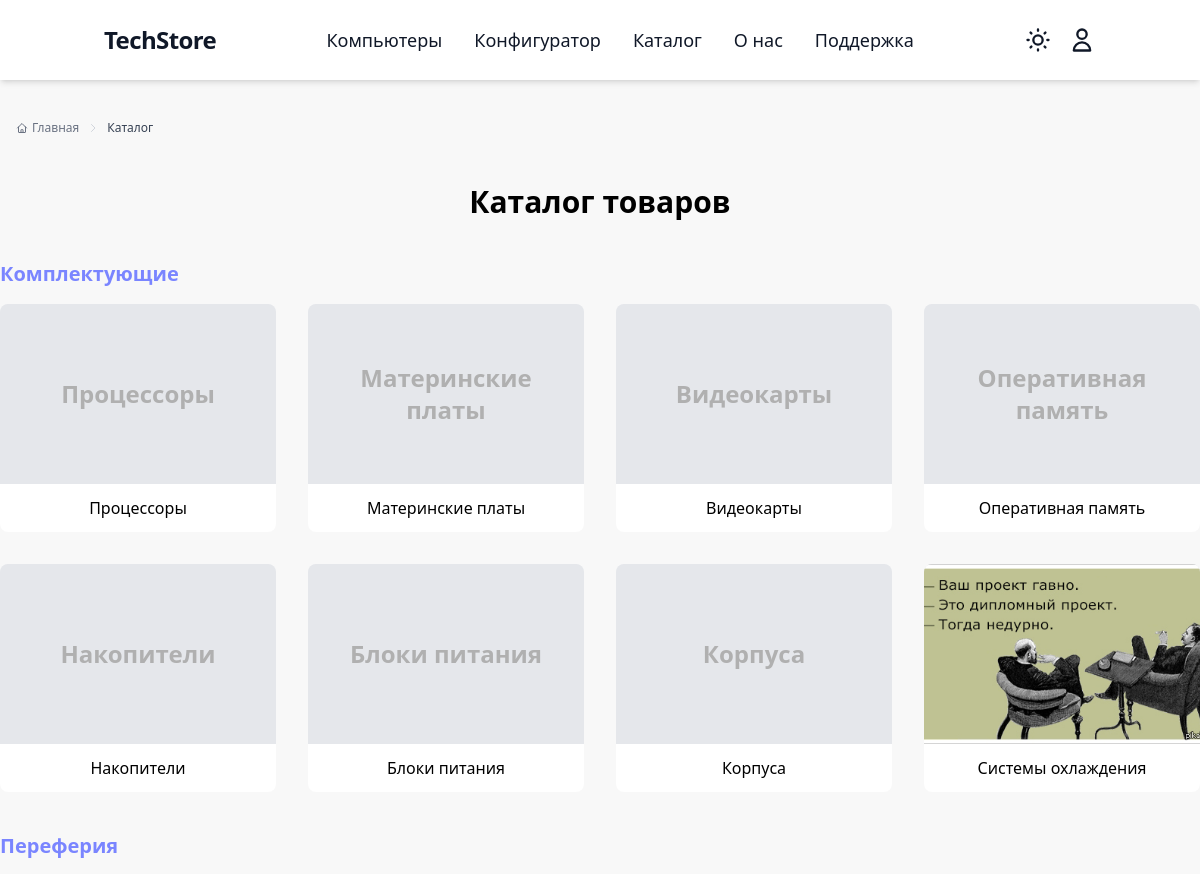
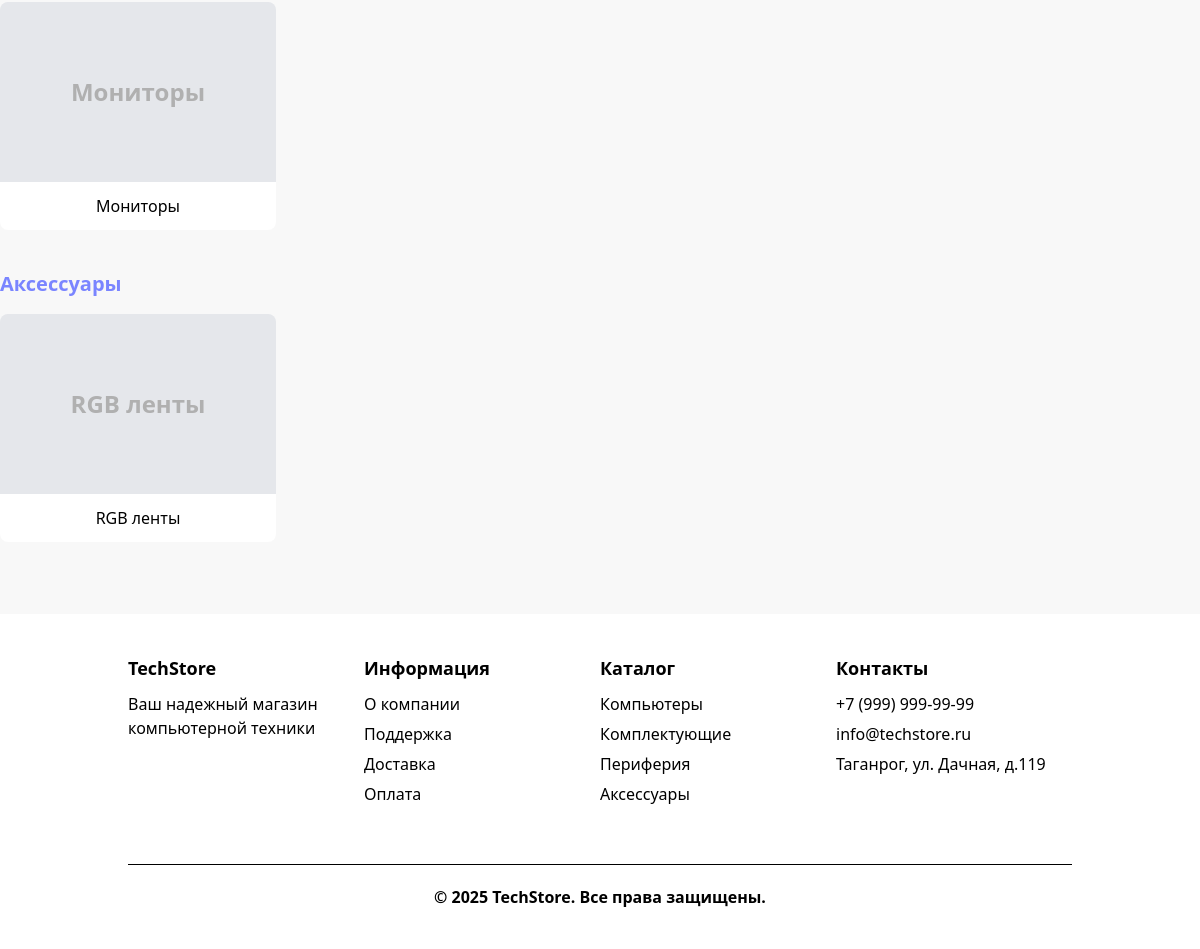
Page /catalog/ on the committed database (2 pictures, top to bottom).
### store/models.py (models this page shows, shortened)
class ProductLine(models.Model):
    name = models.CharField('Название', max_length=100, unique=True)
    slug = models.SlugField('URL', max_length=100, unique=True)
    image = models.ImageField('Изображение', upload_to='product_lines/', blank=True, null=True)
    class Meta:
        verbose_name = 'Раздел'
        verbose_name_plural = 'Разделы'

class Category(models.Model):
    product_line = models.ForeignKey(
        ProductLine,
        on_delete=models.CASCADE,
        related_name='categories'
    )
    name = models.CharField('Название', max_length=100)
    slug = models.SlugField('URL', max_length=100, unique=True)
    image = models.ImageField('Изображение', upload_to='categories/', blank=True, null=True)
    PROTECTED_SLUGS = [
        'videokarta', 'processor', 'motherboard', 'storage',
        'case', 'ram', 'cooling', 'psu'
    ]
    class Meta:
        verbose_name = 'Категория'
        verbose_name_plural = 'Категории'
        unique_together = ('product_line', 'name')

### store/views.py (the view)
# urls.py: path('catalog/', include('store.urls')),
def catalog(request):
    product_lines = ProductLine.objects.all()
    return render(request, 'store/catalog.html', {'product_lines': product_lines})

### store/templates/store/catalog.html
{% extends 'base.html' %}
{% block content %}
<div class="max-w-7xl mx-auto px-4 pt-10 pb-2">
  <nav class="flex items-center flex-wrap text-xs text-gray-500 dark:text-gray-400">
    <a href="{% url 'core:index' %}" class="hover:text-[#7a85ff] transition-colors flex items-center">
      <svg class="w-3 h-3 mr-1" fill="none" stroke="currentColor" viewBox="0 0 24 24">
        <path stroke-linecap="round" stroke-linejoin="round" stroke-width="2" d="M3 12l2-2m0 0l7-7 7 7M5 10v10a1 1 0 001 1h3m10-11l2 2m-2-2v10a1 1 0 01-1 1h-3m-6 0a1 1 0 001-1v-4a1 1 0 011-1h2a1 1 0 011 1v4a1 1 0 001 1m-6 0h6"/>
      </svg>
      Главная
    </a>
    <svg class="w-3 h-3 mx-2 text-gray-300 dark:text-gray-600" fill="none" stroke="currentColor" viewBox="0 0 24 24">
      <path stroke-linecap="round" stroke-linejoin="round" stroke-width="2" d="M9 5l7 7-7 7"/>
    </svg>
    <span class="text-gray-700 dark:text-gray-300 font-medium">Каталог</span>
  </nav>
</div>
<div class="min-h-screen py-10">
    <h1 class="text-3xl font-bold dark:text-white text-center mb-10">Каталог товаров</h1>
    <div class="max-w-7xl mx-auto">
      {% for product_line in product_lines %}
        <h2 class="text-xl font-bold dark:text-white mb-4 mt-10">
          <a href="{% url 'store:product_line_detail' product_line.slug %}" class="hover:underline text-[#7a85ff]">{{ product_line.name }}</a>
        </h2>
        <div class="grid grid-cols-1 sm:grid-cols-2 md:grid-cols-3 lg:grid-cols-4 gap-8 mb-8">
          {% for category in product_line.categories.all %}
            <a href="{% url 'store:category_detail' product_line.slug category.slug %}" class="block">
              <div class="dark:bg-[#e5e7eb] flex flex-col items-center justify-between rounded-lg overflow-hidden">
                <div class="flex items-center justify-center w-full h-[180px] bg-[#e5e7eb] text-[#b0b0b0] text-3xl font-bold">
                  {% if category.image %}
                    <img src="{{ category.image.url }}" alt="{{ category.name }}" class="w-full h-full object-cover">
                  {% else %}
                    <span class="text-2xl text-center p-4">{{ category.name }}</span>
                  {% endif %}
                </div>
                <div class="bg-white dark:bg-[#1a2230] dark:text-white text-center py-3 w-full font-medium">
                  {{ category.name }}
                </div>
              </div>
            </a>
          {% endfor %}
        </div>
      {% endfor %}
    </div>
  </div>
{% endblock %}

### rows in the picture
ProductLine: name "Комплектующие"
Category: name "Процессоры"
Category: name "Материнские платы"
Category: name "Видеокарты"
Category: name "Оперативная память"
Category: name "Накопители"
Category: name "Блоки питания"
Category: name "Корпуса"
Category: image (picture), name "Системы охлаждения"
ProductLine: name "Переферия"
Category: name "Мониторы"
ProductLine: name "Аксессуары"
Category: name "RGB ленты"
